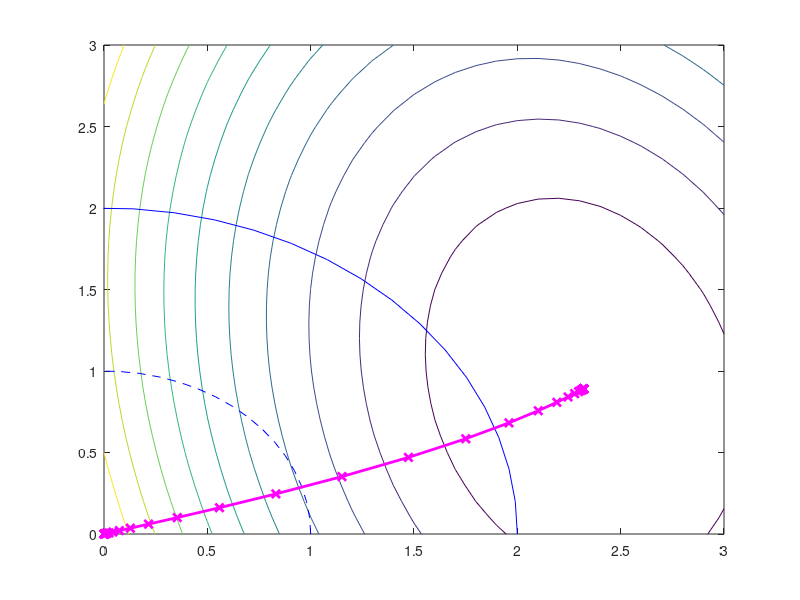

MATLAB code to generate this figure: (Note: this script raises an error after producing the figure.)
w0=[2; 1];

n=10;
sigma=1;
nrep=1;

lambda=exp(linspace(log(1e-6),log(1e+6),50));

for kk=1:nrep
X=randn(n,2);
yy=X*w0+sigma*randn(n,1);
W=zeros(length(lambda),2);
for ii=1:length(lambda)
  lmd=lambda(ii);
  ww=(X'*X+lmd*eye(2))\(X'*yy);
  W(ii,:)=ww';
  Err(kk,ii)=norm(w0-ww);
end
[W1,W2]=meshgrid(0:0.1:3);
E=zeros(size(W1));
E(:)=sum((yy(:,ones(1,prod(size(E))))-X*[W1(:)'; W2(:)']).^2);

contour(W1, W2, E)
hold on;
tt=0:0.1:2*pi;
plot(cos(tt), sin(tt), 'b--', ...
     2*cos(tt), 2*sin(tt), 'b-', ...
     W(:,1), W(:,2), 'mx-', 'linewidth', 2);
hold off;
drawnow;
end

load 'result_regression_path.mat'

figure;
subplot(1,2,1);
contour(W1, W2, S1.E)
hold on;
tt=0:0.1:2*pi;
plot(cos(tt), sin(tt), 'b--', ...
     2*cos(tt), 2*sin(tt), 'b-', ...
     S1.W(:,1), S1.W(:,2), 'mx-',...
     S2.W(:,1), S2.W(:,2), 'cx:', 'linewidth', 2);
plot(w0(1), w0(2), 'kx', 'MarkerSize', 10, 'linewidth', 2);
hold off;
axis equal; xlim([0 3]); ylim([0 3])
set(gca,'fontsize',14);
xlabel('w1');
ylabel('w2');
text(S1.W(1,1), S1.W(1,2)+0.1, '\lambda=0', 'fontsize', 14);
text(S1.W(end,1), S1.W(end,2)+0.1, '\lambda=inf', 'fontsize', 14);

subplot(1,2,2);
contour(W1, W2, S2.E)
hold on;
tt=0:0.1:2*pi;
plot(cos(tt), sin(tt), 'b--', ...
     2*cos(tt), 2*sin(tt), 'b-', ...
     S1.W(:,1), S1.W(:,2), 'mx:', ...
     S2.W(:,1), S2.W(:,2), 'cx-', 'linewidth', 2);
plot(w0(1), w0(2), 'kx', 'MarkerSize', 10, 'linewidth', 2);
hold off;
axis equal; xlim([0 3]); ylim([0 3])
set(gca,'fontsize',14);
xlabel('w1');
ylabel('w2');
text(S2.W(1,1), S2.W(1,2)+0.1, '\lambda=0', 'fontsize', 14);
text(S2.W(end,1), S2.W(end,2)+0.1, '\lambda=inf', 'fontsize', 14);
